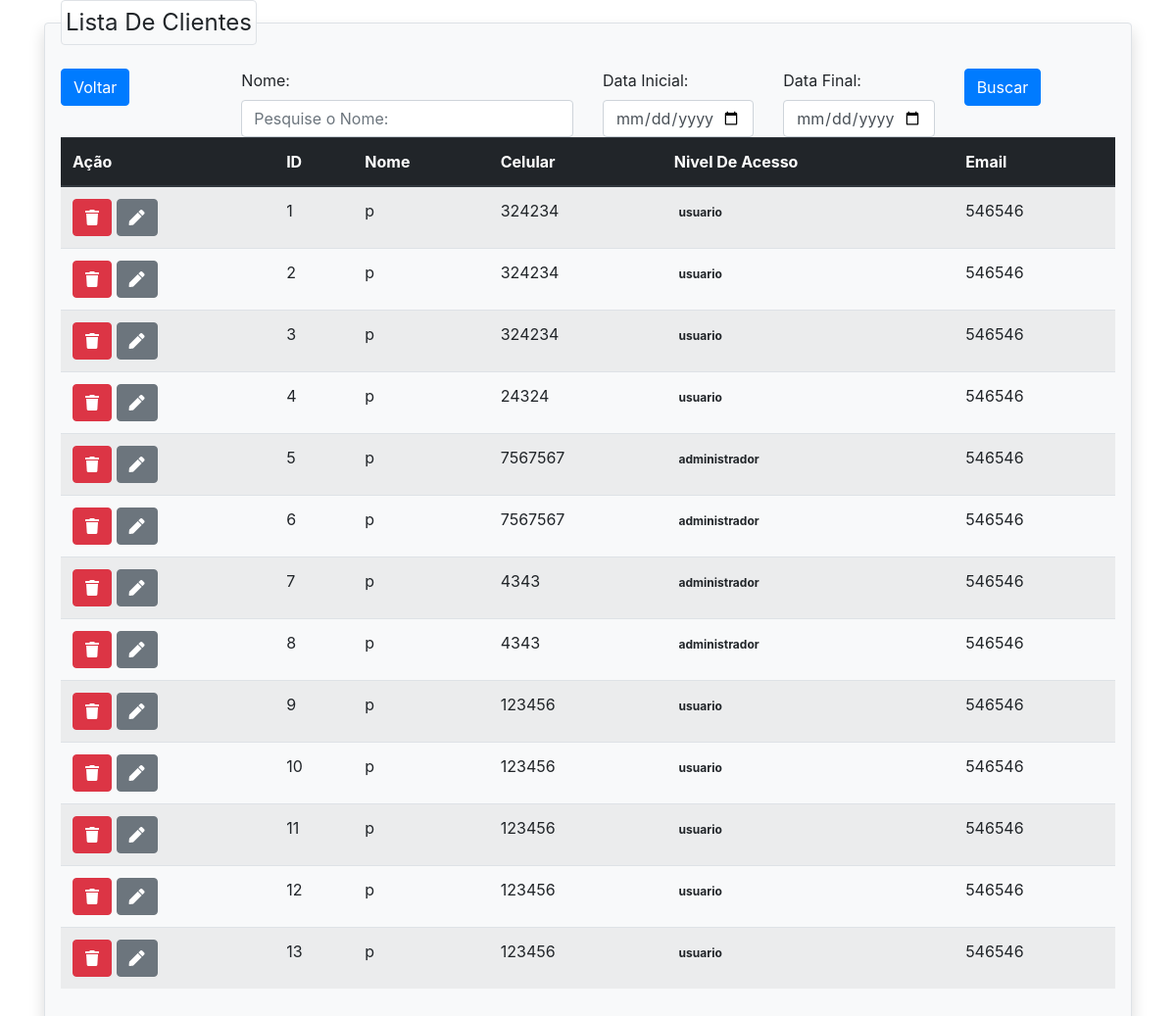
Page /usuarios/index.php on the committed database.
### tables this page shows
CREATE TABLE `usuarios` (
  `id_usuario` bigint(20) UNSIGNED NOT NULL,
  `cliente` varchar(254) NOT NULL,
  `nivel_acesso` tinyint(4) NOT NULL,
  `cep` varchar(10) DEFAULT NULL,
  `endereco` varchar(254) DEFAULT NULL,
  `numero` varchar(10) DEFAULT NULL,
  `complemento` varchar(254) DEFAULT NULL,
  `cidade` varchar(254) DEFAULT NULL,
  `estado` char(2) DEFAULT NULL,
  `senha` varchar(254) NOT NULL,
  `email` varchar(254) NOT NULL,
  `telefone` varchar(21) DEFAULT NULL,
  `data_nascimento` date DEFAULT NULL,
  `cpf` varchar(14) DEFAULT NULL,
  PRIMARY KEY (`id_usuario`)
);

### usuarios/index.php (the view, shortened to what this page needs)
<?php
require '../utils/conexao.php';
$sql = "SELECT * FROM usuarios;";
$stmt = $conn->prepare($sql);
$stmt->execute();
$dados = $stmt->get_result();
$nivel = array(
    'administrador', 'usuario'
);
?>
<!DOCTYPE html>
<html lang="pt-br">
    <head>
        <link rel="stylesheet"
            href="https://stackpath.bootstrapcdn.com/bootstrap/4.1.3/css/bootstrap.min.css"
>
        <link rel="stylesheet"
            href="https://use.fontawesome.com/releases/v5.7.0/css/all.css"
>
    </head>
    <body>
        <div class="container">
            <form method="post" action="processar.php">
                <fieldset class="border bg-light p-3 rounded shadow">
                    <legend class="w-auto p-1 border rounded">Lista De
                        Clientes</legend>
                    <div class="row">
                        <div class="col-sm-2">
                            <a href="../dashboard.php">
                                <button type="button" class="algn btn btn-primary">Voltar</button>
                            </a>
                        </div>
                        <div class="col-sm-4">
                            <label for="txt_nome">Nome:</label>
                            <input class="form-control" id="txt_nome"
                                name="txt_nome" type="text"
                                placeholder="Pesquise o Nome:">
                        </div>
                        <div class="col-sm-2 ">
                            <label for="txt_RG">Data Inicial:</label>
                            <input class="form-control" id="txt_data"
                                name="txt_data" type="date"
                                placeholder="dd/mm/aaa:">
                        </div>
                        <div class="col-sm-2 ">
                            <label for="txt_RG">Data Final:</label>
                            <input class="form-control" id="txt_data"
                                name="txt_data" type="date"
                                placeholder="dd/mm/aaa:">
                        </div>
                        <div class="col-sm-2 ">
                            <button
                                class=" btn btn-primary align-self-center">Buscar</button>
                        </div>
                    </div>
                    <table class="table rounded table-striped">
                        <thead class="thead-dark ">
                            <tr>
                                <th>Ação</th>
                                <th>ID</th>
                                <th>Nome</th>
                                <th>Celular</th>
                                <th>Nivel De Acesso</th>
                                <th>Email</th>
                            </tr>
                        </thead>
                        <tbody>
                            <?php
                            while($linha = $dados->fetch_assoc()){
                                ?>
                                <tr scope="row">
                                <td>
                                    <a href="#excluir" class="btn btn-danger">
                                        <i class="fas fa-trash"></i>
                                    </a>
                                    <a href="iu_usuario.php?id=<?= $linha['id_usuario']?>" class="btn btn-secondary">
                                        <i class="fas fa-pen"></i>
                                    </a>
                                </td>
                                <td><?=$linha['id_usuario']?></td>
                                <td>p<?=$linha['nome']?></td>
                                <td><?=$linha['telefone']?></td>
                                <td>
                                    <span class="badge <?= $corNivel[$linha['nivel_acesso']]?>">
                                    <?= $nivel[$linha['nivel_acesso']]?>
                                </td>
                                <td><?=$linha['email']?></td>
                                </tr>
                                <?php
                                }
                                ?>
                    </fieldset>
                </form>
        </div>
    </body>
</html>

### rows in the picture
usuarios: id_usuario "1", telefone "324234", nivel_acesso "usuario", email "546546"
usuarios: id_usuario "2", telefone "324234", nivel_acesso "usuario", email "546546"
usuarios: id_usuario "3", telefone "324234", nivel_acesso "usuario", email "546546"
usuarios: id_usuario "4", telefone "24324", nivel_acesso "usuario", email "546546"
usuarios: id_usuario "5", telefone "7567567", nivel_acesso "administrador", email "546546"
usuarios: id_usuario "6", telefone "7567567", nivel_acesso "administrador", email "546546"
usuarios: id_usuario "7", telefone "4343", nivel_acesso "administrador", email "546546"
usuarios: id_usuario "8", telefone "4343", nivel_acesso "administrador", email "546546"
usuarios: id_usuario "9", telefone "123456", nivel_acesso "usuario", email "546546"
usuarios: id_usuario "10", telefone "123456", nivel_acesso "usuario", email "546546"
usuarios: id_usuario "11", telefone "123456", nivel_acesso "usuario", email "546546"
usuarios: id_usuario "12", telefone "123456", nivel_acesso "usuario", email "546546"
usuarios: id_usuario "13", telefone "123456", nivel_acesso "usuario", email "546546"
